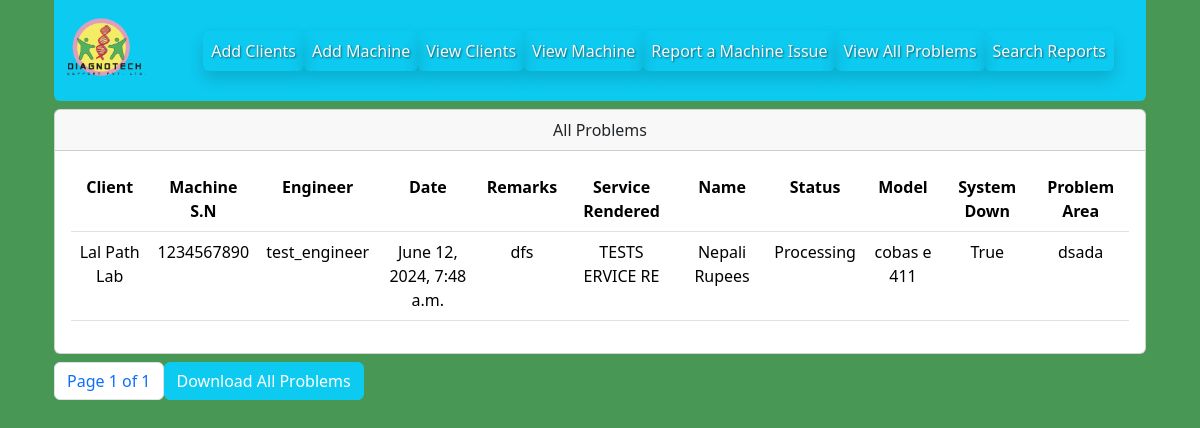
The page /view-problem/ (signed in) on the database its author committed.
### digidiagno/models/problemmodel.py (models this page shows, shortened)
class ProblemModel(models.Model):
        client = models.ForeignKey(ClientModel, null=True, blank=True, related_name='problem_client', on_delete=models.CASCADE)
        machine = models.ForeignKey(MachineModel, null=True,blank=True, related_name='problem_machine', on_delete=models.CASCADE)
        engineer = models.ForeignKey(User, on_delete=models.CASCADE)
        date = models.DateTimeField(auto_now=True)
        end_date = models.DateField(blank=True, null=True, )
        remarks = models.CharField(max_length=1024)
        service_rendered = models.CharField(max_length=2048)
        name = models.CharField(max_length=50)
        status = models.CharField(max_length=100, choices=status_choices, default='Processing')
        image = models.ImageField(upload_to='static/media/img/report_uploads', height_field=None, null=True, blank=True, width_field=None, max_length=None)
        system_down = models.BooleanField(null=True, blank=True)
        backup = models.BooleanField(null=True, blank=True)
        defects = models.CharField(max_length=2048, blank=True, null =True)
        location_of_problem = models.CharField(max_length=2048, blank=True, null =True)
        status_after_service = models.CharField(max_length=2048, blank=True, null =True)
        client_signature = JSignatureField(null=True)
        class Meta:
            ordering = ['-id']

### digidiagno/models/clientmodel.py (models this page shows, shortened)
class ClientModel(models.Model):
    client_name = models.CharField( max_length=50)
    client_address = models.CharField( max_length=50)
    client_contact = models.CharField( max_length=50)
    contact_number = models.CharField(max_length=50, blank=True, null=True)
    contact_email = models.CharField(max_length=50, blank=True, null=True)
    warranty_amc_status = models.CharField(max_length=50, choices=choice, blank=True, null=True)
    class Meta:
            ordering = ['-id']
    def __str__(self):
                return self.client_name

### digidiagno/models/machinemodel.py (models this page shows, shortened)
class MachineModel(models.Model):
        machine_name = models.CharField( max_length=50, unique=True)
        machine_serial_number = models.CharField(max_length=50, unique=True)
        client = models.ForeignKey(ClientModel, null=True, blank=True, related_name='machine', on_delete=models.CASCADE)
        model = models.CharField(max_length=100, choices=status_choices, default='Processing')
        install_location = models.CharField(max_length=50, null=True, blank=True)
        class Meta:
            ordering = ['-id']

### digidiagno/views/problemview.py (the view)
# urls.py: path('view-problem/', ProblemView.view_all_problems , name='view_all_problems'),
   @login_required
   def view_all_problems(request):
      all_problems = ProblemModel.objects.all()
      paginator = Paginator(all_problems,25)
      page_number = request.GET.get('page')
      page_obj = paginator.get_page(page_number)
      return render(request,'all_problem.html', {'problems':page_obj, 'page_obj':page_obj})

### digidiagno/templates/all_problem.html (shortened to what this page needs)
{% extends 'base.html' %}
{% block content %}
{% if user.is_authenticated %}
{% include "header.html" %}
{% endif %}
<div class="container mt-2">
    <div class="row">
        <div class="col-lg-12 col-sm-6">
            <div class="card text-center">
                <div class="card-header">
                    All Problems
                </div>
                <div class="card-body table-responsive">
            <table class=" table text-black ">
                <tr>
                    <th>
                        Client
                    </th>
                    <th>
                        Machine S.N
                    </th>
                    <th>
                        Engineer
                    </th>
                    <th>
                        Date
                    </th>
                    <th>
                        Remarks
                    </th>
                    <th>
                        Service Rendered
                    </th>
                    <th>
                        Name
                    </th>
                    <th>
                        Status
                    </th>
                    <th>
                        Model
                    </th>
                    <th>
                        System Down
                    </th>
                    <th>
                        Problem Area
                    </th>
                </tr>
            {%  for i in problems %}
                <tr>
                    <td>{{ i.client }}</td>
                    <td>{{ i.machine.machine_serial_number }}</td>
                    <td>{{ i.engineer }}</td>
                    <td>{{ i.date }}</td>
                    <td>{{ i.remarks }}</td>
                    <td>{{ i.service_rendered }}</td>
                    <td>{{ i.name }}</td>
                    <td>{{ i.status }}</td>
                    <td>{{ i.machine.model }}</td>
                    <td>{{ i.system_down }}</td>
                    <td>{{ i.defects }}</td>
                </tr>
            {% endfor %}
            </table>
        </div>
    </div>
</div>
</div>
<div class="row">
    <div class="col-lg-12">
        <div class="d-flex mt-2 .justify-content-end">
            <nav aria-label="Page navigation example">
                <ul class="pagination">
                  <li class="page-item"><a class="page-link" href="#">
                    Page {{ page_obj.number }} of {{ page_obj.paginator.num_pages }}
                </a></li>
                </ul>
              </nav>
              <a href="{%  url 'export_all_problem' %}" mx-auto><button class="btn btn-info mx-auto text-white h-auto" >
                Download All Problems
              </button></a>
        </div>
    </div>
</div>
</div>
{% endblock %}

### staticfiles/css/custom.css (style rules this page uses)
body { background-color: #489755 !important; }
table { color:white; }

### rows shown on the page
ProblemModel: client "Lal Path Lab", machine.machine_serial_number "1234567890", engineer "test_engineer", date "June 12, 2024, 7:48 a.m.", remarks "dfs", service_rendered "TESTS ERVICE RE", name "Nepali Rupees", status "Processing", machine.model "cobas e 411", system_down "True", defects "dsada"

### other values the page prints
{{ page_obj.number }} "1"
{{ page_obj.paginator.num_pages }} "1"
